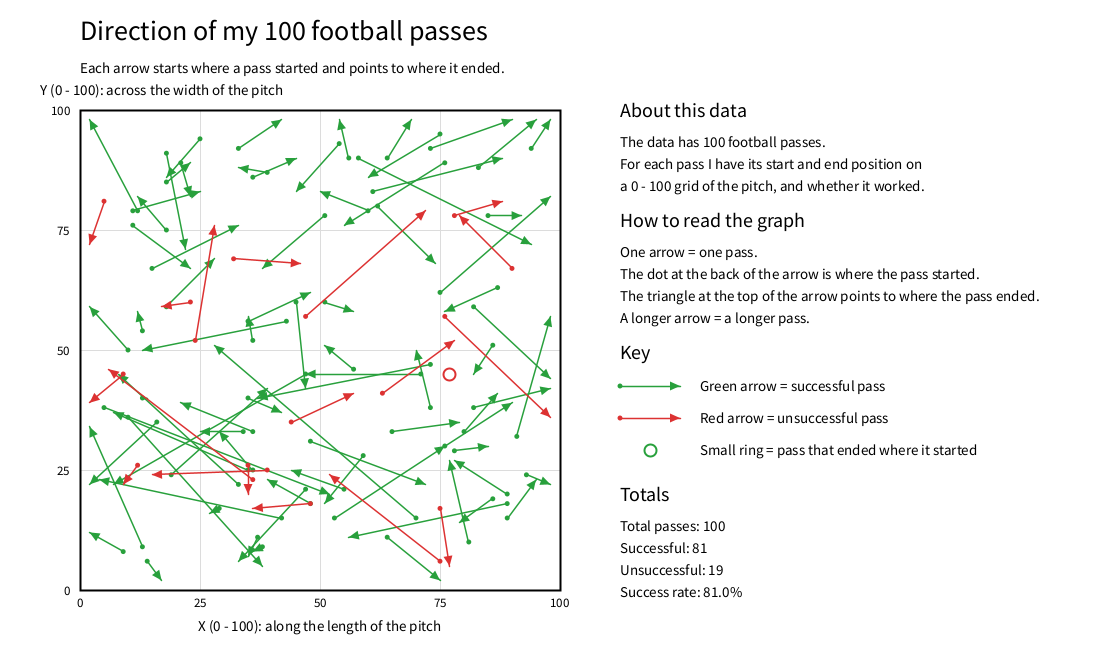
Frame 1 (no input)
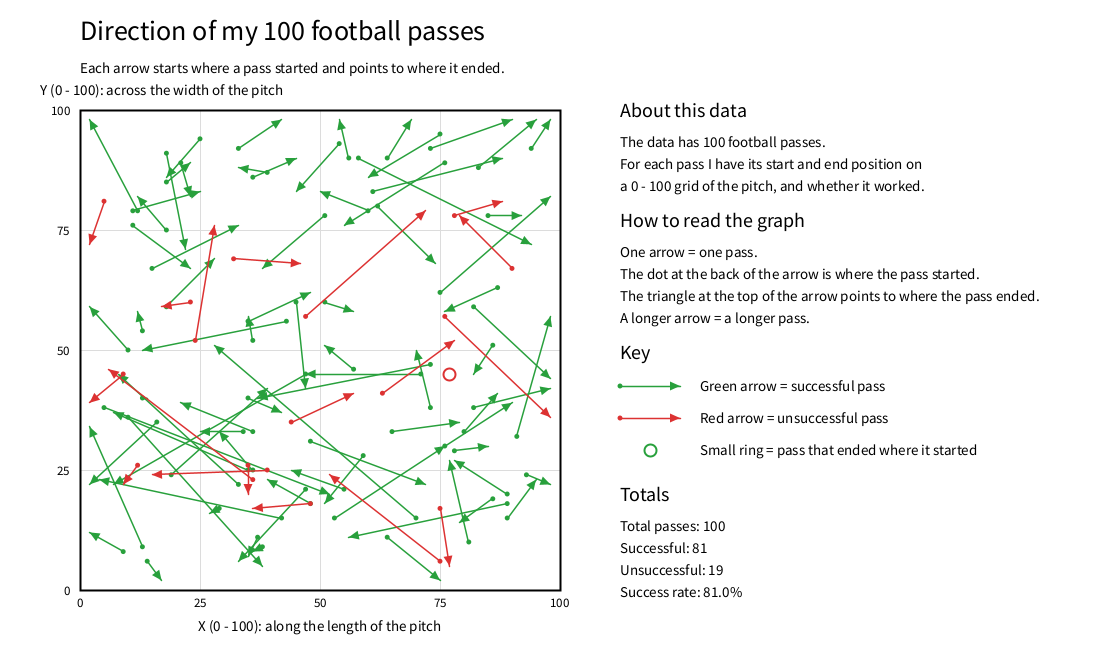
Frame 60 (the mouse pressed at the canvas centre just before this capture)
Frame 120 (the mouse held since frame 60 and released just before this capture): identical to frame 60, image omitted

The Processing sketch that drew these frames (run headless with seeded random() and noise(); from frame 60 on, the mouse is pressed at the canvas centre):

// Processing sketch: DearData100
// ── DearData100.pde
// Dear Data 100 - Football Passes 
// Each arrow is only one pass.
//   The small dot at the start of the arrow is where the pass starts
//   The top triangle of the arrow points to where the pass ENDED (End X, End Y).
// X and Y both go from 0 to 100.
// Green arrow = successful pass, red arrow = unsuccessful pass.

Pass[] passes = new Pass[100];

int successfulCount = 0;
int unsuccessfulCount = 0;

// Where the graph is on the screen 
float graphX = 80;
float graphY = 110;
float graphW = 480;
float graphH = 480;


void setup() {
  size(1100, 660);
  makePasses();
}


void draw() {
  background(255);

  drawTitle();
  drawGraph();

  // Draw the green arrows first and then the red ones on top so they are easy to see
  for (int i = 0; i < passes.length; i++) {
    if (passes[i].successful) {
      passes[i].display();
    }
  }
  for (int i = 0; i < passes.length; i++) {
    if (!passes[i].successful) {
      passes[i].display();
    }
  }

  drawExplanation();
}


// Use the data lists at the bottom of the file to make one Pass object for each pass
void makePasses() {
  for (int i = 0; i < 100; i++) {
    passes[i] = new Pass(i + 1, startXs[i], startYs[i], endXs[i], endYs[i], wasSuccessful[i]);

    if (wasSuccessful[i]) {
      successfulCount++;
    } else {
      unsuccessfulCount++;
    }
  }
}


// Turn a 0-100 X value into a pixel position
float toScreenX(float x) {
  return graphX + x / 100.0 * graphW;
}

// Turn a 0-100 Y value into a pixel position.
// On a graph, Y = 0 is at the BOTTOM, so this one counts upwards.
float toScreenY(float y) {
  return graphY + graphH - y / 100.0 * graphH;
}


// Draw only one arrow from (x1, y1) to (x2, y2).
// Green if the pass was successful, red if not.
void drawArrow(float x1, float y1, float x2, float y2, boolean successful) {
  if (successful) {
    stroke(40, 160, 60);
    fill(40, 160, 60);
  } else {
    stroke(220, 50, 50);
    fill(220, 50, 50);
  }

  // How long the arrow is
  float length = dist(x1, y1, x2, y2);

  if (length < 3) {
    // A pass that ended exactly where it started has no direction
    // so draw a small circle instead of drawing an arrow
    noFill();
    strokeWeight(2);
    ellipse(x1, y1, 12, 12);
  } else {
    // The line
    strokeWeight(1.5);
    line(x1, y1, x2, y2);

    // The dot at the start
    noStroke();
    ellipse(x1, y1, 5, 5);

    // The top of the arrow is a small triangle at the end of the line.
    // The triangle at the top is 10 pixels long or shorter if the arrow is very short.
    float head = 10;
    if (length < 10) {
      head = length;
    }

    float dx = (x2 - x1) / length;
    float dy = (y2 - y1) / length;

    // The back of the arrow head they go backwards from the top of the arrow
    float backX = x2 - dx * head;
    float backY = y2 - dy * head;

    // The two sides of the top they go sideways from the back left and right
    float sideX = -dy * head * 0.45;
    float sideY = dx * head * 0.45;

    triangle(x2, y2, backX + sideX, backY + sideY, backX - sideX, backY - sideY);
  }
}


void drawTitle() {
  fill(0);
  noStroke();
  textAlign(LEFT, TOP);
  textSize(28);
  text("Direction of my 100 football passes", 80, 20);
  textSize(15);
  text("Each arrow starts where a pass started and points to where it ended.", 80, 62);
}


// The grid and the axis numbers and the axis names
void drawGraph() {
  // Light grid lines and numbers at 0, 25, 50, 75, 100
  for (int v = 0; v <= 100; v += 25) {
    stroke(220);
    strokeWeight(1);
    line(toScreenX(v), graphY, toScreenX(v), graphY + graphH);   // up-and-down line
    line(graphX, toScreenY(v), graphX + graphW, toScreenY(v));   // across line

    fill(0);
    noStroke();
    textSize(13);
    textAlign(CENTER, TOP);
    text(v, toScreenX(v), graphY + graphH + 8);
    textAlign(RIGHT, CENTER);
    text(v, graphX - 10, toScreenY(v));
  }

  noFill();
  stroke(0);
  strokeWeight(2);
  rect(graphX, graphY, graphW, graphH);

  // Axis names
  fill(0);
  noStroke();
  textSize(15);
  textAlign(CENTER, TOP);
  text("X (0 - 100): along the length of the pitch", graphX + graphW / 2, graphY + graphH + 30);
  textAlign(LEFT, BOTTOM);
  text("Y (0 - 100): across the width of the pitch", graphX - 40, graphY - 12);
}


// The text on the right that explains everything about the data
void drawExplanation() {
  float x = 620;
  float y = 110;

  fill(0);
  noStroke();
  textAlign(LEFT, CENTER);

  textSize(20);
  text("About this data", x, y);
  y += 32;

  textSize(15);
  text("The data has 100 football passes.", x, y);
  y += 22;
  text("For each pass I have its start and end position on", x, y);
  y += 22;
  text("a 0 - 100 grid of the pitch, and whether it worked.", x, y);
  y += 34;

  textSize(20);
  text("How to read the graph", x, y);
  y += 32;

  textSize(15);
  text("One arrow = one pass.", x, y);
  y += 22;
  text("The dot at the back of the arrow is where the pass started.", x, y);
  y += 22;
  text("The triangle at the top of the arrow points to where the pass ended.", x, y);
  y += 22;
  text("A longer arrow = a longer pass.", x, y);
  y += 34;

  textSize(20);
  text("Key", x, y);
  y += 34;

  textSize(15);
  drawArrow(x, y, x + 60, y, true);
  fill(0);
  text("Green arrow = successful pass", x + 80, y);
  y += 32;

  drawArrow(x, y, x + 60, y, false);
  fill(0);
  text("Red arrow = unsuccessful pass", x + 80, y);
  y += 32;

  drawArrow(x + 30, y, x + 30, y, true);
  fill(0);
  text("Small ring = pass that ended where it started", x + 80, y);
  y += 44;

  // The success rate as a percentage 
  float rate = 100.0 * successfulCount / passes.length;

  textSize(20);
  text("Totals", x, y);
  y += 32;

  textSize(15);
  text("Total passes: " + passes.length, x, y);
  y += 22;
  text("Successful: " + successfulCount, x, y);
  y += 22;
  text("Unsuccessful: " + unsuccessfulCount, x, y);
  y += 22;
  text("Success rate: " + rate + "%", x, y);
}


// One Pass object = one pass from the spreadsheet
class Pass {
  int number;
  float startX, startY;
  float endX, endY;
  boolean successful;

  Pass(int number, float startX, float startY, float endX, float endY, boolean successful) {
    this.number = number;
    this.startX = startX;
    this.startY = startY;
    this.endX = endX;
    this.endY = endY;
    this.successful = successful;
  }

  // Draw this pass as an arrow from its start to its end
  void display() {
    drawArrow(toScreenX(startX), toScreenY(startY), toScreenX(endX), toScreenY(endY), successful);
  }
}



int[] startXs = {
  86, 18, 9, 76, 62, 25, 48, 82, 53, 51,
  42, 86, 94, 36, 33, 9, 77, 87, 73, 33,
  19, 13, 75, 39, 5, 18, 24, 5, 44, 15,
  21, 82, 56, 36, 80, 13, 90, 78, 29, 64,
  48, 59, 75, 35, 12, 63, 76, 12, 11, 70,
  35, 81, 71, 55, 14, 32, 36, 83, 89, 18,
  48, 37, 47, 75, 93, 23, 10, 76, 35, 47,
  39, 65, 34, 13, 73, 38, 45, 78, 73, 51,
  89, 57, 58, 43, 60, 91, 89, 16, 10, 85,
  36, 18, 11, 64, 61, 75, 36, 35, 47, 54
};

int[] startYs = {
  19, 91, 8, 30, 80, 94, 18, 38, 15, 78,
  15, 51, 92, 25, 92, 45, 45, 63, 38, 22,
  24, 54, 6, 87, 38, 85, 52, 81, 35, 67,
  89, 59, 90, 33, 33, 9, 67, 78, 17, 11,
  18, 28, 17, 26, 26, 41, 89, 79, 79, 15,
  56, 10, 45, 21, 6, 69, 52, 88, 18, 75,
  31, 11, 21, 95, 24, 60, 50, 57, 25, 57,
  25, 33, 33, 40, 47, 9, 60, 29, 92, 60,
  20, 46, 90, 56, 79, 32, 15, 35, 36, 78,
  23, 59, 76, 90, 83, 62, 86, 40, 45, 93
};

int[] endXs = {
  79, 22, 2, 90, 74, 18, 36, 98, 76, 38,
  4, 82, 98, 29, 42, 2, 77, 76, 70, 8,
  39, 12, 52, 33, 52, 23, 28, 2, 57, 33,
  23, 98, 54, 21, 87, 2, 79, 88, 27, 75,
  39, 51, 77, 35, 9, 78, 55, 2, 25, 28,
  48, 77, 47, 44, 17, 46, 35, 95, 56, 12,
  72, 35, 33, 60, 98, 17, 2, 98, 7, 72,
  15, 79, 25, 14, 37, 36, 47, 85, 90, 57,
  78, 51, 94, 13, 50, 98, 95, 2, 38, 92,
  6, 28, 23, 69, 88, 98, 45, 42, 7, 45
};

int[] endYs = {
  14, 71, 12, 39, 68, 86, 17, 42, 30, 67,
  23, 45, 98, 33, 98, 39, 45, 58, 50, 45,
  42, 58, 24, 88, 20, 89, 76, 72, 41, 76,
  82, 44, 98, 39, 41, 34, 78, 81, 16, 2,
  23, 18, 5, 20, 22, 52, 76, 98, 83, 51,
  62, 27, 45, 25, 2, 68, 57, 98, 11, 82,
  22, 7, 6, 86, 22, 59, 59, 36, 37, 79,
  24, 35, 33, 40, 40, 8, 42, 30, 98, 58,
  27, 51, 72, 50, 83, 57, 23, 22, 5, 78,
  46, 69, 67, 98, 90, 82, 90, 37, 22, 83
};

boolean[] wasSuccessful = {
  true, true, true, true, true, true, false, true, true, true,
  true, true, true, true, true, false, false, true, true, true,
  true, true, false, true, true, true, false, false, false, true,
  true, true, true, true, true, true, false, false, true, true,
  true, true, false, false, false, false, true, true, true, true,
  true, true, true, true, true, false, true, true, true, true,
  true, true, true, true, true, false, true, false, true, false,
  false, true, true, true, true, true, true, true, true, true,
  true, true, true, true, true, true, true, true, true, true,
  false, true, true, true, true, true, true, true, true, true
};
